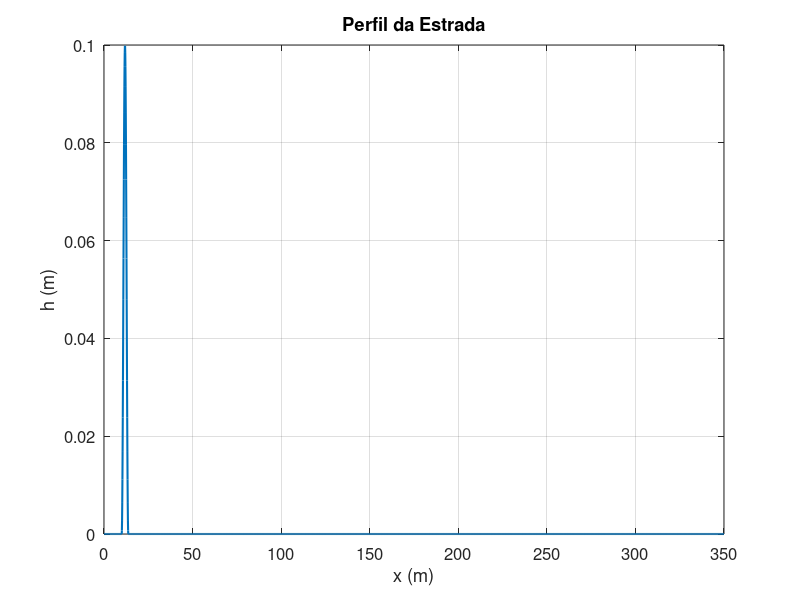
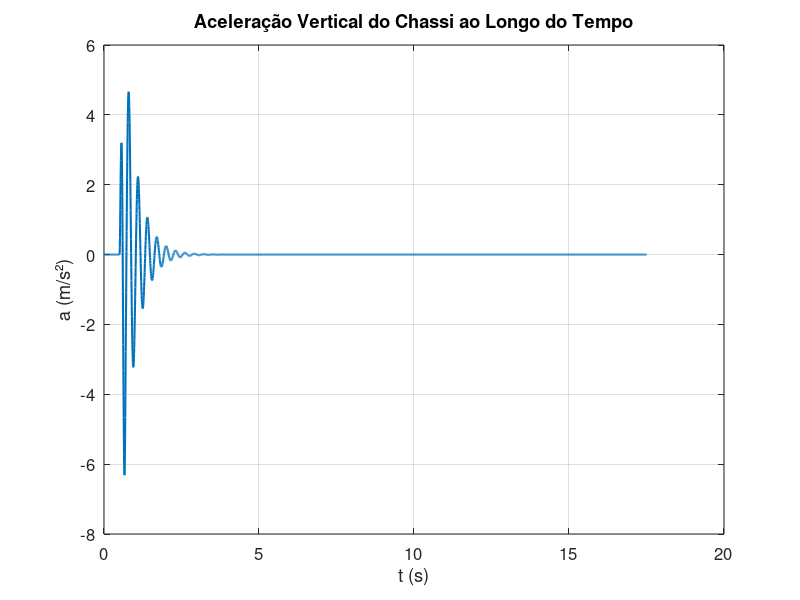
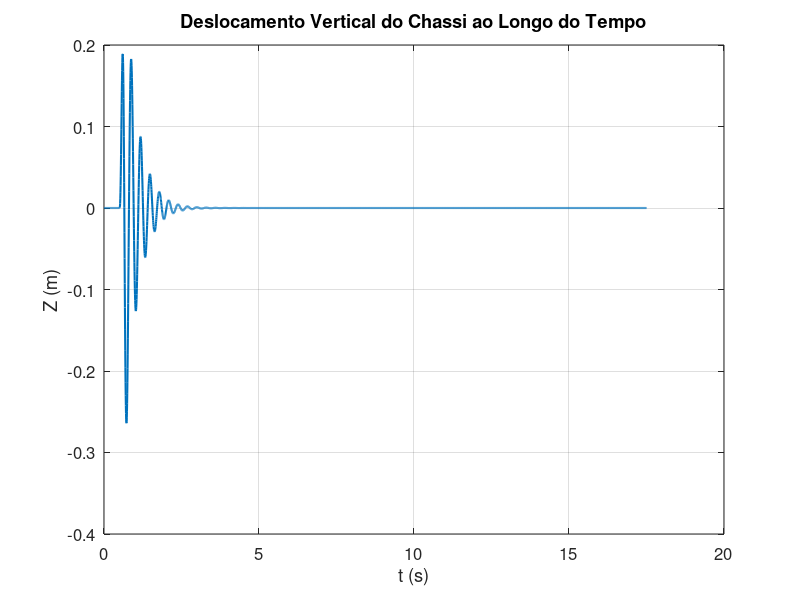
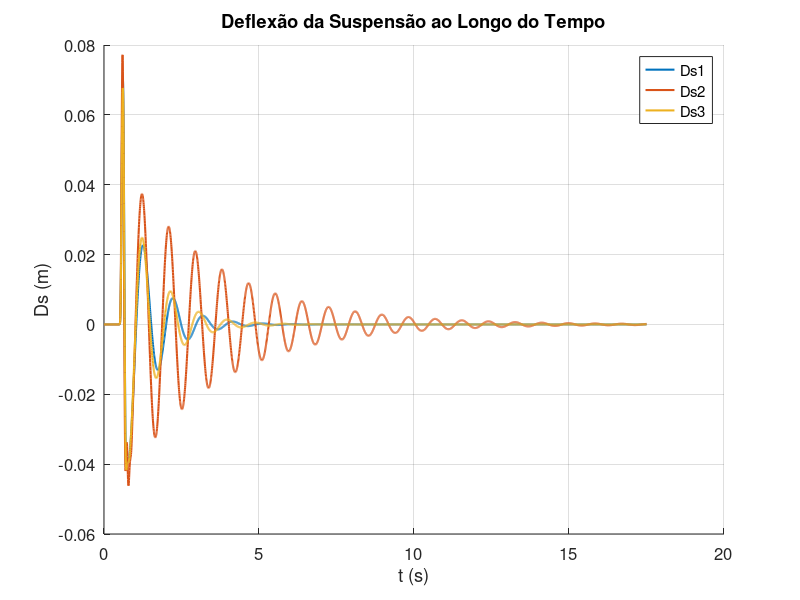

Write MATLAB code to recreate these figures, in order. (Note: this script raises an error after producing the figures.)

 %===========================INSTITUTO MILITAR DE ENGENHARIA RJ===============================================
 %Autora: Andreza Barroco de Jesus
%Modelo computacional da VBTP GUARANI trafegando por obstáculo do tipo
%pulso, conforme resolução número 600 do CONTRAN
%Realiza análise da dinâmica vertical e do conforto.
%Análise através de índices de conforto como aceleração RMS e VDV.
%Otimização por Enxame de Partículas PSO para os parâmetros de rigidez e
%amortecimento da suspensão do tipo MacPherson.
 %==========================================================================

close all;clear all;clc
disp('Modelo computacional da VBTP GUARANI atravessando obstáculo conforme a Norma n 600 CONTRAN, realizando otimização através do algoritmo de PSO')

%% 1
%% ------------------MODELO DE PERFIL DO OBSTÁCULO----------------------
L = 350; % Comprimento total da estrada
Bd = 0.1; % Passo da discretização
% Intervalo de percurso observado (m)
x = 0:Bd:L;
 % Velocidade de percurso (m/s)
 v=20;
 % Tempo de percurso observado (s)
 t=x/v;
%% ------------------ DEFINIÇÃO DO PERFIL DO QUEBRA-MOLAS ----------------------
 % Formula da Entrada Lombada (m)--> Conforme Resolução no600 do CONTRAN
  h=[zeros(1,100) 0.1*sin(pi*(v*t(101:138)-x(101))/(x(138)-x(101))).^2 zeros(1,length(t)-138)];

%% ------------------- CÁLCULO DA VELOCIDADE E ACELERAÇÃO DA ESTRADA -------------------
v_estrada = gradient(h, Bd); % Velocidade da estrada (m/s)
a_estrada = gradient(v_estrada, Bd); % Aceleração da estrada (m/s²)

%% ----------------- DADOS DO MODELO DO VEÍCULO ----------------------
ms = 14247.92 / 2; % Massa suspensa (kg)
mp = 415; % Massa não suspensa (kg)
kp = 1250000; % Rigidez do pneu (N/m)

% Parâmetros de otimização
k1 = 395000; % Rigidez suspensão dianteira
k2 = 550000; % Rigidez suspensão intermediária
k3 = 458000; % Rigidez suspensão traseira

br = 27692.4; % Coeficiente de amortecimento Rebound
bB = 10000; % Rigidez amortecimento Bump

a1 = 1.7746; % eixo dianteiro
a2 = 0.0746; % eixo intermediário 
a3 = 1.9254; % eixo traseiro

Iyy = 52729.5; %Inércia eixo y

% ------------- Resultado das respostas dinâmicas (Saídas) -----------------
                % Montar a matriz de estado
        A1 = [0 1 0 0; -(kp + k1) / mp -br / mp k1 / mp br / mp; 0 0 0 1; k1 / ms br / ms -k1 / ms -br / ms];
        A2 = [0 1 0 0; -(kp + k2) / mp -bB / mp k2 / mp bB / mp; 0 0 0 1; k2 / ms bB / ms -k2 / ms -bB / ms];
        A3 = [0 1 0 0; -(kp + k3) / mp -br / mp k3 / mp br / mp; 0 0 0 1; k3 / ms br / ms -k3 / ms -br / ms];
        A = A1 + A2 + A3;

        C1 = [k1 / ms br / ms -k1 / ms -br / ms; 1 0 -1 0; -kp 0 0 0];
        C2 = [k2 / ms bB / ms -k2 / ms -bB / ms; 1 0 -1 0; -kp 0 0 0];
        C3 = [k3 / ms br / ms -k3 / ms -br / ms; 1 0 -1 0; -kp 0 0 0];
        C = C1 + C2 + C3;

        B = [0; kp / mp; 0; 0];
        D = [0; 0; kp];

        %% ---------- Cálculo da solução com a Entrada Perfil de Estrada ------------
        sys1 = ss(A1, B, C1, D);
        y1 = lsim(sys1, h, t);
        sys2 = ss(A2, B, C2, D);
        y2 = lsim(sys2, h, t);
        sys3 = ss(A3, B, C3, D);
        y3 = lsim(sys3, h, t);

        sys = ss(A, B, C, D);
        y = lsim(sys, h, t);

        %% ------------- Resultado das respostas dinâmicas (Saídas) -----------------
        % Aceleração vertical do chassi (m/s)
        As = y(:, 1);
        aceleracao_rms = sqrt(mean(As.^2)); % Aceleração RMS
        a_rms_before = aceleracao_rms;
        %% ------------- Resultado das respostas dinâmicas (Saídas) -----------------
        % Deflexão da suspensão (m)
        Ds1 = y1(:, 2);
        Ds2 = y2(:, 2);
        Ds3 = y3(:, 2);
        
        % Força dinâmica da roda (N)
        F1 = y1(:, 3);
        F2 = y2(:, 3);
        F3 = y3(:, 3);


        disp ('Ds1,Ds2,Ds3')
        disp (max(Ds1))
        disp (max(Ds2))
        disp (max(Ds3))
        disp ('F1,F2,F3')
        disp (max(F1))
        disp (max(F2))
        disp (max(F3))
        disp('Aceleração')
        disp(max(As))

%% Gráficos de Força Dinâmica da Roda
figure(11) 
hold on;
plot(t, F1, 'DisplayName', 'F1', 'LineWidth', 1.5);
plot(t, F2, 'DisplayName', 'F2', 'LineWidth', 1.5);
plot(t, F3, 'DisplayName', 'F3', 'LineWidth', 1.5);
title('Força Dinâmica das Rodas ao Longo do Tempo');
xlabel('t (s)');
ylabel('F(N)');
legend('show');
grid on;

%% ------------------- GERAÇÃO DE GRÁFICOS -------------------------
%% Gráfico 3: Deslocamento Vertical do Chassi ao Longo do Tempo
Z_chassi = cumtrapz(t, As);  
figure(3)
plot(t, Z_chassi, 'LineWidth', 1.5);
title('Deslocamento Vertical do Chassi ao Longo do Tempo', 'FontSize', 14);
xlabel('t (s)', 'FontSize', 12);
ylabel('Z (m)', 'FontSize', 12);
grid on;
set(gca, 'FontSize', 12); % Aumenta o tamanho da fonte dos eixos

disp('Bounce')
disp(max(Z_chassi))
%% Gráfico 1: Perfil da Estrada
figure(1) 
plot(x, h, 'LineWidth', 1.5);
title('Perfil da Estrada','FontSize', 14);
xlabel('x (m)','FontSize', 12);
ylabel('h (m)','FontSize', 12);
grid on;
set(gca, 'FontSize', 12); % Aumenta o tamanho da fonte dos eixos

%% Gráfico 2: Aceleração do Chassi
figure(2) 
plot(t, As, 'LineWidth', 1.5);
title('Aceleração Vertical do Chassi ao Longo do Tempo','FontSize', 14);
xlabel('t (s)','FontSize', 12);
ylabel('a (m/s²)','FontSize', 12);
grid on;
set(gca, 'FontSize', 12); % Aumenta o tamanho da fonte dos eixos


%% Gráficos de Deflexão da Suspensão
figure(4) 
hold on;
plot(t, Ds1, 'DisplayName', 'Ds1', 'LineWidth', 1.5);
plot(t, Ds2, 'DisplayName', 'Ds2', 'LineWidth', 1.5);
plot(t, Ds3, 'DisplayName', 'Ds3', 'LineWidth', 1.5);
title('Deflexão da Suspensão ao Longo do Tempo','FontSize', 14);
xlabel('t (s)');
ylabel('Ds (m)');
legend('show');
grid on;
set(gca, 'FontSize', 12); % Aumenta o tamanho da fonte dos eixos

%% Gráfico do perfil da estrada
figure(7)
subplot(2,1,1);
plot(x, h);
title('Perfil da Estrada','FontSize', 14);
xlabel('x (m)','FontSize', 12);
ylabel('h (m)','FontSize', 12);
grid on;


%% Gráfico da aceleração da estrada
subplot(2,1,2);
plot(x, a_estrada);
title('Aceleração da Estrada','FontSize', 14);
xlabel('x (m)','FontSize', 12);
ylabel('a (m/s²)','FontSize', 12);
grid on;
% Ajuste do layout
sgtitle('Análise do Perfil e Aceleração da Estrada'); % Título geral
set(gca, 'FontSize', 12); % Aumenta o tamanho da fonte dos eixos

%% Pitch
% Calculando o momento de pitch com base nas forças nas suspensões
M_pitch = F1 * a1 + F2 * a2 + F3 * a3;  % Momentos devido às forças nas suspensões

% Calculando o ângulo de pitch em radianos
pitch_angle = M_pitch / Iyy;

% Plotar o ângulo de pitch
figure(123)
plot(t, pitch_angle);
xlabel('t (s)');
ylabel('θ (rad)','FontSize', 14);
title('Movimento de Pitch');
grid on;
set(gca, 'FontSize', 12); % Aumenta o tamanho da fonte dos eixos


%% Frequência
% Perfil do obstáculo
N = length(h); % Número de pontos no perfil da estrada
dx = L / N; % Intervalo entre os pontos 

% Aplicar a Transformada de Fourier ao perfil da estrada
H = fft(h); % FFT do perfil da estrada

% Frequências associadas ao perfil da estrada
frequencias = (0:N-1) / (N * dx); % Frequências espaciais

% Magnitude da Transformada de Fourier 
magnitudes = abs(H);

% Plotar a magnitude da transformada de Fourier
figure;
plot(frequencias, magnitudes);
title('Análise de Frequência do Perfil da Estrada');
xlabel('Frequência (ciclos por metro)');
ylabel('Magnitude');

% Frequência máxima no perfil da estrada (em ciclos por metro)
f_max_estrada = max(frequencias);

% Converter para Hz
f_max_estrada_Hz = (f_max_estrada * v) / L;

disp(['Frequência máxima de excitação (Hz): ', num2str(f_max_estrada_Hz)]);

% Frequência natural para cada suspensão
f1 = (1/(2*pi)) * sqrt(k1/ms); % Frequência da suspensão dianteira (Hz)
f2 = (1/(2*pi)) * sqrt(k2/ms); % Frequência da suspensão intermediária (Hz)
f3 = (1/(2*pi)) * sqrt(k3/ms); % Frequência da suspensão traseira (Hz)

disp(['Frequência natural da suspensão dianteira (Hz): ', num2str(f1)]);
disp(['Frequência natural da suspensão intermediária (Hz): ', num2str(f2)]);
disp(['Frequência natural da suspensão traseira (Hz): ', num2str(f3)]);

%% Parâmetros do assento
m_assento = 35; % Massa do assento (kg)
k_assento = 15000; % Rigidez do assento (N/m)
b_assento = 10000 ; % Amortecimento do assento (N.s/m)

% Parâmetros dos Segmentos
M_1 = 4.17;   % Massa da Cabeça e o Pescoço (kg)
M_2 = 15;     % Massa do Torso Superior (kg)
M_3 = 5.5;    % Massa do Torso Inferior (kg)
M_4 = 36;     % Massa das Coxas e Pélvis (kg)

B_1 = 310;    % Amortecimento do Pescoço (N.s/m)
B_2 = 909.1 + 200;  % Amortecimento do Torso Superior (N.s/m)
B_3 = 330;    % Amortecimento do Torso Inferior (N.s/m)
B_4 = 2475;   % Amortecimento das Coxas e Pélvis (N.s/m)

K_1 = 16699;  % Rigidez do Pescoço (N/m)
K_2 = 10000;  % Rigidez do Torso Superior (N/m)
K_3 = 20000;  % Rigidez do Torso Inferior (N/m)
K_4 = 49340;  % Rigidez das Coxas e Pélvis (N/m)

%% Matriz de estado para o sistema massa-mola-amortecedor (assento)
A_assento = [0 1; -k_assento/m_assento -b_assento/m_assento];
B_assento = [0; 1];
C_assento = [1 0]; % Saída: deslocamento do assento
D_assento = 0;
a_chassi = As;
% Criar sistema de espaço de estados
sys_assento = ss(A_assento, B_assento, C_assento, D_assento);


% Resolver a resposta dinâmica do assento usando a aceleração do chassi como entrada
Z_assento = lsim(sys_assento, m_assento * a_chassi, t);
t_span=t';

% Matrizes de Estado para Cada Segmento
A_1 = [0, 1; -K_1/M_1, -B_1/M_1];  % Matriz para a cabeça
A_2 = [0, 1; -K_2/M_2, -B_2/M_2];  % Matriz para o torso superior
A_3 = [0, 1; -K_3/M_3, -B_3/M_3];  % Matriz para o torso inferior
A_4 = [0, 1; -K_4/M_4, -B_4/M_4];  % Matriz para as coxas/pélvis

B_f_1 = [0; 1/M_1];  % Força aplicada no segmento 1 (cabeça)
B_f_2 = [0; 1/M_2];  % Força aplicada no segmento 2 (torso superior)
B_f_3 = [0; 1/M_3];  % Força aplicada no segmento 3 (torso inferior)
B_f_4 = [0; 1/M_4];  % Força aplicada no segmento 4 (coxa/pélvis)

% Definindo a matriz
C = [1, 0]; 
D = 0;      

% Sistema de Estado para Cada Segmento (utilizando o comando ss)
sys_1 = ss(A_1, B_f_1, C, D);  % Sistema para o segmento 1 (cabeça)
sys_2 = ss(A_2, B_f_2, C, D);  % Sistema para o segmento 2 (torso superior)
sys_3 = ss(A_3, B_f_3, C, D);  % Sistema para o segmento 3 (torso inferior)
sys_4 = ss(A_4, B_f_4, C, D);  % Sistema para o segmento 4 (coxa/pélvis)
x1 = lsim(sys_1, Z_assento, t_span);  % Resposta para o segmento 1 (cabeça)
x2 = lsim(sys_2, Z_assento, t_span);  % Resposta para o segmento 2 (torso superior)
x3 = lsim(sys_3, Z_assento, t_span);  % Resposta para o segmento 3 (torso inferior)
x4 = lsim(sys_4, Z_assento, t_span);  % Resposta para o segmento 4  (coxa/pélvis)

% Extrair a deflexão e a aceleração 
deflexao1 = x1(:, 1);  % Deflexão da cabeça
deflexao2 = x2(:, 1);  % Deflexão do torso superior
deflexao3 = x3(:, 1);  % Deflexão do torso inferior
deflexao4 = x4(:, 1);  % Deflexão das coxas/pélvis

figure
plot(t, deflexao1, t, deflexao2, t, deflexao3, t, deflexao4);
title('Deflexão dos Segmentos do Corpo');
legend('Cabeça', 'Torso Superior', 'Torso Inferior', 'Coxas/Pélvis');
grid on
xlabel('t (s)');
ylabel('D (m)');

%% Encontrar o máximo deslocamento de cada parte
max_deslocamento_cabeca = max(deflexao1);
max_deslocamento_torso_superior = max(deflexao2);
max_deslocamento_torso_inferior = max(deflexao3);
max_deslocamento_pernas = max(deflexao4);

% Exibir os máximos deslocamentos
disp(['Máximo Deslocamento da Cabeça: ', num2str(max_deslocamento_cabeca), ' m']);
disp(['Máximo Deslocamento do Torso Superior: ', num2str(max_deslocamento_torso_superior), ' m']);
disp(['Máximo Deslocamento do Torso Inferior: ', num2str(max_deslocamento_torso_inferior), ' m']);
disp(['Máximo Deslocamento das Pernas: ', num2str(max_deslocamento_pernas), ' m']);

%% PSO PARAMETERS
n_particles = 30; % Número de partículas
n_iterations = 100; % Número de iterações
max_iter = n_iterations;
lower_bound = [200000, 200000, 200000, 10000, 10000]; % Limites inferiores
upper_bound = [800000, 800000, 800000, 50000, 50000]; % Limites superiores
dim = length(lower_bound); % Dimensões do espaço de busca (k1, k2, k3, br, bB)

%% Antes da otimização
% Inicialização das partículas
positions = lower_bound + (upper_bound - lower_bound) .* rand(n_particles, dim);
velocities = zeros(n_particles, dim);
personal_best_positions = positions;
personal_best_scores = inf(n_particles, 1);
global_best_score = inf;
global_best_position = zeros(1, dim);

% Parâmetros definidos
w1 = 0.5;  
w2 = 0.5;  
C1 = 2; % 1 a 2
C2 = 2;

%% Loop de iterações do PSO
for iter = 1:n_iterations
    % Cálculo do Fitness Final para cada partícula
    for i = 1:n_particles
max_distance = norm([500000, 500000, 500000, 25000, 25000] - upper_bound);

% Cálculo do fitness inicial
fitness_final_a = sum((positions(i, :) - [500000, 500000, 500000, 25000, 25000]).^2) / max_distance;
fitness_final = w1*fitness_final_a+w2*a_rms_before;

        % Avaliação da função de fitness da partícula
        if fitness_final < personal_best_scores(i)
            personal_best_scores(i) = fitness_final;
            personal_best_positions(i, :) = positions(i, :);
        end

        if fitness_final < global_best_score
            global_best_score = fitness_final;
            global_best_position = positions(i, :);
        end
    end

    % Atualização das velocidades e posições
    for i = 1:n_particles
        r1 = rand(1, dim);
        r2 = rand(1, dim);
        velocities(i, :) = 0.5 * velocities(i, :) + ...
            C1 * r1 .* (personal_best_positions(i, :) - positions(i, :)) + ...
            C2 * r2 .* (global_best_position - positions(i, :));
        positions(i, :) = positions(i, :) + velocities(i, :);

        % Verificação dos limites
        positions(i, :) = max(min(positions(i, :), upper_bound), lower_bound);
    end

    %% Definindo as matrizes K1, K2 e Z
    k1_range = unique(positions(:, 1)); 
    k2_range = unique(positions(:, 2)); 
    [K1, K2] = meshgrid(k1_range, k2_range); 
    Z = griddata(positions(:, 1), positions(:, 2), positions(:, 3), K1, K2); 

    % Gráfico de Superfície
    figure(81);
    surf(K1, K2, Z); 
    title('Superfície das Posições das Partículas', 'FontSize', 14);
    xlabel('k1', 'FontSize', 12); ylabel('k2', 'FontSize', 12); zlabel('k3', 'FontSize', 12);
    shading interp; 
    colorbar; 
    drawnow;
end

% Exibição dos resultados antes da otimização
disp('Comparativo dos resultados antes da otimização:');
disp(['Melhor score antes: ', num2str(global_best_score)]);
disp(['Melhor posição antes: ', num2str(global_best_position)]);
disp(['Aceleração RMS antes: ', num2str(a_rms_before)]);

% Valores otimizados da suspensão
k1_opt = global_best_position(1);
k2_opt = global_best_position(2);
k3_opt = global_best_position(3);
br_opt = global_best_position(4);
bB_opt = global_best_position(5);

A1_opt = [0 1 0 0; -(kp+k1_opt)/mp -br_opt/mp k1_opt/mp br_opt/mp; 0 0 0 1; k1_opt/ms br_opt/ms -k1_opt/ms -br_opt/ms];
A2_opt = [0 1 0 0; -(kp+k2_opt)/mp -bB_opt/mp k2_opt/mp bB_opt/mp; 0 0 0 1; k2_opt/ms bB_opt/ms -k2_opt/ms -bB_opt/ms];
A3_opt = [0 1 0 0; -(kp+k3_opt)/mp -br_opt/mp k3_opt/mp br_opt/mp; 0 0 0 1; k3_opt/ms br_opt/ms -k3_opt/ms -br_opt/ms];
A_opt = A1_opt + A2_opt + A3_opt;

sys_opt = ss(A_opt, [0; kp/mp; 0; 0], [k1_opt/ms br_opt/ms -k1_opt/ms -br_opt/ms], 0);
y_opt = lsim(sys_opt, h, t);

As_opt = y_opt(:, 1); % Aceleração vertical após otimização
a_rms_after = rms(As_opt); % Cálculo da aceleração RMS após otimização

        disp('Aceleração Otimizada')
        disp(max(As_opt))

% Frequência natural para cada suspensão
f1_opt = (1/(2*pi)) * sqrt(k1_opt/ms); % Frequência da suspensão dianteira (Hz)
f2_opt = (1/(2*pi)) * sqrt(k2_opt/ms); % Frequência da suspensão intermediária (Hz)
f3_opt = (1/(2*pi)) * sqrt(k3_opt/ms); % Frequência da suspensão traseira (Hz)

disp(['Frequência natural da suspensão dianteira (Hz): ', num2str(f1_opt)]);
disp(['Frequência natural da suspensão intermediária (Hz): ', num2str(f2_opt)]);
disp(['Frequência natural da suspensão traseira (Hz): ', num2str(f3_opt)]);

% Parâmetros definidos
w1 = 0.5;  
w2 = 0.5;  
C1 = 2; % 1 a 2
C2 = 2;  

% Fitness Final 
fitness_final_opt = w1 * fitness_final + w2 * a_rms_after;   

% Inicialização das partículas
positions_opt = lower_bound + (upper_bound - lower_bound) .* rand(n_particles, dim);
velocities_opt = zeros(n_particles, dim);
personal_best_positions_opt = positions;
personal_best_scores_opt = inf(n_particles, 1);
global_best_score_opt = inf;
global_best_position_opt = zeros(1, dim);

for i = 1:n_particles
    % Avaliação da função de fitness da partícula
    if fitness_final_opt < personal_best_scores_opt(i)
        personal_best_scores_opt(i) = fitness_final_opt;
        personal_best_positions_opt(i, :) = positions_opt(i, :);
    end

    if fitness_final_opt < global_best_score_opt
        global_best_score_opt = fitness_final_opt;
        global_best_position_opt = positions_opt(i, :);
    end
end

% Atualização das velocidades e posições
for i = 1:n_particles
    r1 = rand(1, dim);
    r2 = rand(1, dim);
    velocities_opt(i, :) = 0.5 * velocities_opt(i, :) + ...
        C1 * r1 .* (personal_best_positions_opt(i, :) - positions_opt(i, :)) + ...
        C2 * r2 .* (global_best_position_opt - positions_opt(i, :));
    positions_opt(i, :) = positions_opt(i, :) + velocities_opt(i, :);

    % Verificação dos limites
    positions_opt(i, :) = max(min(positions_opt(i, :), upper_bound), lower_bound);

    %% Visualização das partículas ao longo do tempo
    if mod(i, 10) == 0 
        % Definindo os limites para o gráfico
        k1_range_opt = unique(positions_opt(:, 1)); 
        k2_range_opt = unique(positions_opt(:, 2));
        [K1_opt, K2_opt] = meshgrid(k1_range_opt, k2_range_opt); 
        Z_opt = griddata(positions_opt(:, 1), positions_opt(:, 2), positions_opt(:, 3), K1_opt, K2_opt); 

        % Gráfico de Superfície (surf)
        figure(89);
        surf(K1_opt, K2_opt, Z_opt); % Plota a superfície
        title('Superfície das Posições das Partículas Após Otimização','FontSize', 14);
        xlabel('k1','FontSize', 12); ylabel('k2','FontSize', 12); zlabel('k3','FontSize', 12);
        shading interp; 
        colorbar; 
    end
end

%% Exibição dos resultados após a otimização
disp('Comparativo dos resultados após a otimização:');
disp(['Melhor score após: ', num2str(global_best_score_opt)]);
disp(['Melhor posição após: ', num2str(global_best_position_opt)]);
disp(['Aceleração RMS após: ', num2str(a_rms_after)]);


%% Inicialização dos parâmetros
max_iter = n_iterations;
global_best_score_opt = inf; 
global_best_position = zeros(1, 5); 
convergence = zeros(max_iter, 1); 

% Inicializando as partículas e suas posições
positions = rand(n_particles, 5); 
velocities = zeros(n_particles, 5); 

% Função de fitness 
fitness_func = @(x) sum((x - [500000, 500000, 500000, 25000, 25000]).^2);

%% Iniciando o loop de iteração
for iter = 1:max_iter
    for i = 1:n_particles
        % Atualiza a posição e a velocidade das partículas 
        velocities(i, :) = 0.5 * velocities(i, :) + 1.5 * rand(1, 5) .* (positions(i, :) - global_best_position);
        positions(i, :) = positions(i, :) + velocities(i, :);
        
        % Limita as posições das partículas para dentro de limites específicos
        positions(i, :) = max(min(positions(i, :), [1000000, 1000000, 1000000, 50000, 50000]), [0, 0, 0, 0, 0]);
        
        % Calcula o fitness da partícula
        fitness_value = fitness_func(positions(i, :));
        
        % Atualiza o melhor score global e a melhor posição global se necessário
        if fitness_value < global_best_score_opt
            global_best_score_opt = fitness_value;
            global_best_position = positions(i, :); % Armazena a posição que obteve o melhor fitness
        end
    end
    
    % Armazena o melhor fitness global a cada iteração
    convergence(iter) = global_best_score_opt;
end

%% Plot da Convergência
figure;
plot(1:max_iter, convergence, 'LineWidth', 2);
title('Convergência do PSO');
xlabel('Iterações');
ylabel('Melhor Fitness Global');
grid on;

%% Visualização das Posições das Partículas
figure;
plot3(positions(:, 1), positions(:, 2), positions(:, 3), 'o');
title('Posições das Partículas');
xlabel('k1');
ylabel('k2');
zlabel('k3');
grid on;

%% Atualização dos gráficos de comparação
figure (15)
hold on;
plot( t, As, 'b','LineWidth', 1.5, 'DisplayName', 'Antes da Otimização');
plot( t, As_opt, 'r','LineWidth', 1.3, 'DisplayName', 'Após a Otimização');
title('Comparação da Aceleração Vertical Antes e Após Otimização', 'FontSize', 14);
xlabel('t (s)', 'FontSize', 12);
ylabel('a (m/s²)', 'FontSize', 12);
legend('show');
hold off;
grid on;
set(gca, 'FontSize', 12); % Aumenta o tamanho da fonte dos eixos

%% Matriz de estado para o sistema massa-mola-amortecedor (assento)
A_assento = [0 1; -k_assento/m_assento -b_assento/m_assento];
B_assento = [0; 1];
C_assento = [1 0]; % Saída: deslocamento do assento
D_assento = 0;
a_chassi_opt = As_opt;
% Criar sistema de espaço de estados
sys_assento = ss(A_assento, B_assento, C_assento, D_assento);

% Resolver a resposta dinâmica do assento usando a aceleração do chassi como entrada
Z_assento_opt = lsim(sys_assento, m_assento * a_chassi_opt, t);
t_span=t';

% Matrizes de Estado para Cada Segmento
A_1 = [0, 1; -K_1/M_1, -B_1/M_1];  % Matriz para a cabeça
A_2 = [0, 1; -K_2/M_2, -B_2/M_2];  % Matriz para o torso superior
A_3 = [0, 1; -K_3/M_3, -B_3/M_3];  % Matriz para o torso inferior
A_4 = [0, 1; -K_4/M_4, -B_4/M_4];  % Matriz para as coxas/pélvis

B_f_1 = [0; 1/M_1];  % Força aplicada no segmento 1 (cabeça)
B_f_2 = [0; 1/M_2];  % Força aplicada no segmento 2 (torso superior)
B_f_3 = [0; 1/M_3];  % Força aplicada no segmento 3 (torso inferior)
B_f_4 = [0; 1/M_4];  % Força aplicada no segmento 4 (coxa/pélvis)

% Definindo a matriz 
C = [1, 0];  
D = 0;       

% Sistema de Estado para Cada Segmento (utilizando o comando ss)
sys_1_opt = ss(A_1, B_f_1, C, D);  % Sistema para o segmento 1 (cabeça)
sys_2_opt = ss(A_2, B_f_2, C, D);  % Sistema para o segmento 2 (torso superior)
sys_3_opt = ss(A_3, B_f_3, C, D);  % Sistema para o segmento 3 (torso inferior)
sys_4_opt = ss(A_4, B_f_4, C, D);  % Sistema para o segmento 4 (coxa/pélvis)

x1_opt = lsim(sys_1_opt, Z_assento_opt, t_span);  % Resposta para o segmento 1 (cabeça)
x2_opt = lsim(sys_2_opt, Z_assento_opt, t_span);  % Resposta para o segmento 2 (torso superior)
x3_opt = lsim(sys_3_opt, Z_assento_opt, t_span);  % Resposta para o segmento 3 (torso inferior)
x4_opt = lsim(sys_4_opt, Z_assento_opt, t_span);  % Resposta para o segmento 4 (coxa/pélvis)

%% Extrair a deflexão e a aceleração 
deflexao1_opt = x1_opt(:, 1);  % Deflexão da cabeça
deflexao2_opt = x2_opt(:, 1);  % Deflexão do torso superior
deflexao3_opt = x3_opt(:, 1);  % Deflexão do torso inferior
deflexao4_opt = x4_opt(:, 1);  % Deflexão das coxas/pélvis

figure
plot(t, deflexao1_opt, t, deflexao2_opt, t, deflexao3_opt, t, deflexao4_opt);
title('Deflexão dos Segmentos do Corpo Otimizado');
legend('Cabeça', 'Torso Superior', 'Torso Inferior', 'Coxas/Pélvis');
grid on
xlabel('t (s)');
ylabel('D (m)');

%% Encontrar o máximo deslocamento de cada parte
max_deslocamento_cabeca_opt = max(deflexao1_opt);
max_deslocamento_torso_superior_opt = max(deflexao2_opt);
max_deslocamento_torso_inferior_opt = max(deflexao3_opt);
max_deslocamento_pernas_opt = max(deflexao4_opt);

% Exibir os máximos deslocamentos
disp(['Máximo Deslocamento da Cabeça Após Otimização: ', num2str(max_deslocamento_cabeca_opt), ' m']);
disp(['Máximo Deslocamento do Torso Superior Após Otimização: ', num2str(max_deslocamento_torso_superior_opt), ' m']);
disp(['Máximo Deslocamento do Torso Inferior Após Otimização: ', num2str(max_deslocamento_torso_inferior_opt), ' m']);
disp(['Máximo Deslocamento das Pernas Após Otimização: ', num2str(max_deslocamento_pernas_opt), ' m']);


%% Lógica condicional para determinar a categoria de conforto
% Análise de Conforto para Aceleração RMS 
        if a_rms_before < 0.315
            disp('Confortável') 
        elseif a_rms_before >= 0.315 && a_rms_before  < 0.63
            disp('Um pouco desconfortável') 
        elseif  a_rms_before  >= 0.5 && a_rms_before < 1
        disp ('Relativamente desconfortável') ;
            elseif a_rms_before >= 0.8 && a_rms_before < 1.6
        disp ('Desconfortável') ;
    elseif a_rms_before >= 1.25 &&  a_rms_before < 2.5
        disp('Muito desconfortável') ;
    else
        disp ('Extremamente desconfortável') ;
    end

 % Análise de Conforto para Aceleração RMS Após Otimização
        if a_rms_after < 0.315
            disp('Confortável') 
        elseif a_rms_after  >= 0.315 && a_rms_after   < 0.63
            disp('Um pouco desconfortável') 
        elseif a_rms_after   >= 0.5 &&  a_rms_after < 1
        disp ('Relativamente desconfortável') ;
        elseif a_rms_after  >= 0.8 && a_rms_after < 1.6
        disp ('Desconfortável') ;
    elseif a_rms_after  >= 1.25 &&  a_rms_after < 2.5
        disp('Muito desconfortável') ;
    else
        disp ('Extremamente desconfortável') ;
        end   


%% Apresentação VDV
    t1=t(:);    
delta_t = diff(t1);  

% Número de pontos de amostragem
nv = length(As);

% Calcular o VDV usando a fórmula
VDV = (sum((As(1:end-1) .* delta_t) .^ 4))^(1/4);

% Exibir o VDV calculado
disp(['Valor de Dose de Vibração (VDV): ', num2str(VDV), ' m/s^2']);

t1=t(:);

% Calcular o intervalo de tempo
delta_t = diff(t1);

% Número de pontos de amostragem
nvv = length(As_opt);

% Calcular o VDV otimizado
VDV_opt = (sum((As_opt(1:end-1) .* delta_t) .^ 4))^(1/4);

% Exibir o VDV calculado
disp(['Valor de Dose de Vibração (VDV) após otimização: ', num2str(VDV_opt), ' m/s^2']);


%% Gráfico de Convergência do PSO
figure;
plot(1:max_iter, convergence, 'LineWidth', 2);
title('Convergência do PSO');
xlabel('Iterações');
ylabel('Melhor Fitness Global');
grid on;

%% Gráficos Deflexão
figure
plot(t, deflexao1, 'LineWidth', 1.5);
hold on;
plot(t, deflexao1_opt, '--', 'LineWidth', 1.5);
title('Deslocamento da Cabeça');
xlabel('t (s)');
ylabel('D (m)');
legend('Calculado', 'Otimizado');
grid on;

% Comparação do deslocamento do torso superior
figure
plot(t, deflexao2, 'LineWidth', 1.5);
hold on;
plot(t, deflexao2_opt, '--', 'LineWidth', 1.5);
title('Deslocamento do Torso Superior');
xlabel('t (s)');
ylabel('D (m)');
legend('Calculado', 'Otimizado');
grid on;

% Comparação do deslocamento do torso inferior
figure
plot(t, deflexao3, 'LineWidth', 1.5);
hold on;
plot(t, deflexao3_opt, '--', 'LineWidth', 1.5);
title('Deslocamento do Torso Inferior');
xlabel('t (s)');
ylabel('D (m)');
legend('Calculado', 'Otimizado');
grid on;

% Comparação do deslocamento das pernas
figure
plot(t, deflexao4, 'LineWidth', 1.5);
hold on;
plot(t, deflexao4_opt, '--', 'LineWidth', 1.5);
title('Deslocamento das Pernas');
xlabel('t (s)');
ylabel('D (m)');
legend('Calculado', 'Otimizado');
grid on;

%% Respostas escritas
disp('antes');
disp(k1);
disp(k2);
disp(k3);
disp(br);
disp(bB);
disp ('otimizados');
disp(k1_opt);
disp(k2_opt);
disp(k3_opt);
disp(br_opt);
disp(bB_opt);
disp('máximo angulo pitch');
disp(max(pitch_angle));
disp('n particulas');
disp(n_particles);
disp('n iterações');
disp(n_iterations);